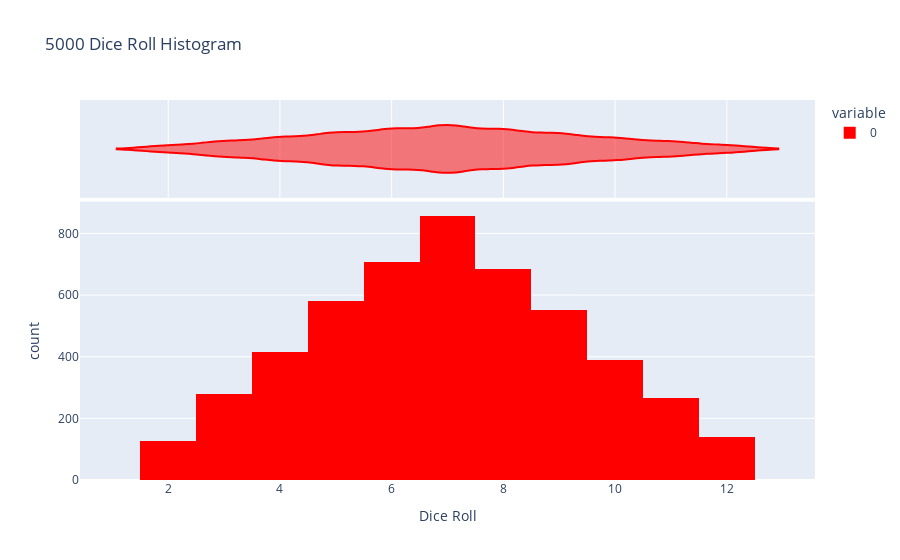

Write notebook code for a chart like this one.
### Code cell
fig

### Figure 1 — Plotly figure (JSON) as saved in the notebook; plotly's stock layout.template omitted (floating-point values rounded to 4 significant figures; data arrays with more than 128 entries replaced by an {"elided": "..."} marker saying what was removed)
{"data": [{"alignmentgroup": "True", "bingroup": "x", "hovertemplate": "variable=0<br>Dice Roll=%{x}<br>count=%{y}<extra></extra>", "legendgroup": "0", "marker": {"color": "red", "pattern": {"shape": ""}}, "name": "0", "nbinsx": 11, "offsetgroup": "0", "orientation": "v", "showlegend": true, "type": "histogram", "x": {"elided": "5000 int values"}, "xaxis": "x", "yaxis": "y"}, {"alignmentgroup": "True", "hovertemplate": "variable=0<br>Dice Roll=%{x}<extra></extra>", "legendgroup": "0", "marker": {"color": "red"}, "name": "0", "offsetgroup": "0", "scalegroup": "x", "showlegend": false, "type": "violin", "x": {"elided": "5000 int values"}, "xaxis": "x2", "yaxis": "y2"}], "layout": {"barmode": "relative", "legend": {"title": {"text": "variable"}, "tracegroupgap": 0}, "title": {"text": "5000 Dice Roll Histogram"}, "xaxis": {"anchor": "y", "domain": [0, 1], "title": {"text": "Dice Roll"}}, "xaxis2": {"anchor": "y2", "domain": [0, 1], "matches": "x", "showgrid": true, "showticklabels": false}, "yaxis": {"anchor": "x", "domain": [0, 0.7326], "title": {"text": "count"}}, "yaxis2": {"anchor": "x2", "domain": [0.7426, 1], "matches": "y2", "showgrid": false, "showline": false, "showticklabels": false, "ticks": ""}}}
